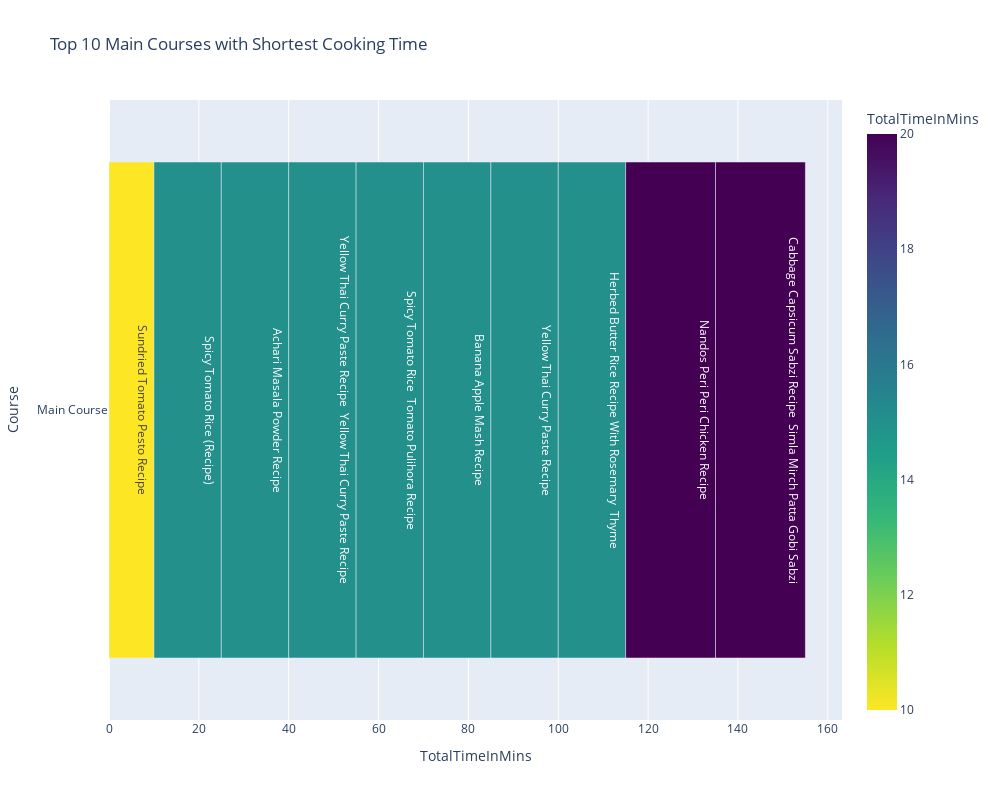

The code cell stored with this chart in its notebook:
### Markdown cell above
## Top 10 main courses with shortest cooking time

### Code cell
cooking_time_to_color = {10: 'red', 15: 'green', 20: 'blue'} 
#main_courses_shortest['Color'] = dataset['TotalTimeInMins'].map(cooking_time_to_color)
main_courses_shortest = dataset[dataset['Course'] == 'Main Course'].sort_values(by='TotalTimeInMins').head(10)
#print(main_courses_shortest)
#cooking_time_to_color = {10: 'red', 15: 'green', 20: 'blue'} 
fig = px.bar(main_courses_shortest, x='TotalTimeInMins', y='Course', 
             title='Top 10 Main Courses with Shortest Cooking Time',
             category_orders={"CookTimeInMins": [10, 15, 20]},
             text=main_courses_shortest["EnglishRecepie"],
             #color='Color')  # Color bars based on cooking time
             color='TotalTimeInMins',
             color_continuous_scale='viridis_r')
fig.update_layout(width=1000, height=800) 

fig.show()

### Figure 1 — Plotly figure (JSON) as saved in the notebook; plotly's stock layout.template omitted (floating-point values rounded to 4 significant figures)
{"data": [{"alignmentgroup": "True", "hovertemplate": "TotalTimeInMins=%{marker.color}<br>Course=%{y}<br>EnglishRecepie=%{text}<extra></extra>", "legendgroup": "", "marker": {"color": [10, 15, 15, 15, 15, 15, 15, 15, 20, 20], "coloraxis": "coloraxis", "pattern": {"shape": ""}}, "name": "", "offsetgroup": "", "orientation": "h", "showlegend": false, "text": ["Sundried Tomato Pesto Recipe", "Spicy Tomato Rice (Recipe)", "Achari Masala Powder Recipe", "Yellow Thai Curry Paste Recipe  Yellow Thai Curry Paste Recipe", "Spicy Tomato Rice  Tomato Pulihora Recipe", "Banana Apple Mash Recipe", "Yellow Thai Curry Paste Recipe", "Herbed Butter Rice Recipe With Rosemary  Thyme", "Nandos Peri Peri Chicken Recipe", "Cabbage Capsicum Sabzi Recipe  Simla Mirch Patta Gobi Sabzi"], "textposition": "auto", "type": "bar", "x": [10, 15, 15, 15, 15, 15, 15, 15, 20, 20], "xaxis": "x", "y": ["Main Course", "Main Course", "Main Course", "Main Course", "Main Course", "Main Course", "Main Course", "Main Course", "Main Course", "Main Course"], "yaxis": "y"}], "layout": {"barmode": "relative", "coloraxis": {"colorbar": {"title": {"text": "TotalTimeInMins"}}, "colorscale": [[0, "#fde725"], [0.1111, "#b5de2b"], [0.2222, "#6ece58"], [0.3333, "#35b779"], [0.4444, "#1f9e89"], [0.5556, "#26828e"], [0.6667, "#31688e"], [0.7778, "#3e4989"], [0.8889, "#482878"], [1, "#440154"]]}, "height": 800, "legend": {"tracegroupgap": 0}, "title": {"text": "Top 10 Main Courses with Shortest Cooking Time"}, "width": 1000, "xaxis": {"anchor": "y", "domain": [0, 1], "title": {"text": "TotalTimeInMins"}}, "yaxis": {"anchor": "x", "domain": [0, 1], "title": {"text": "Course"}}}}
